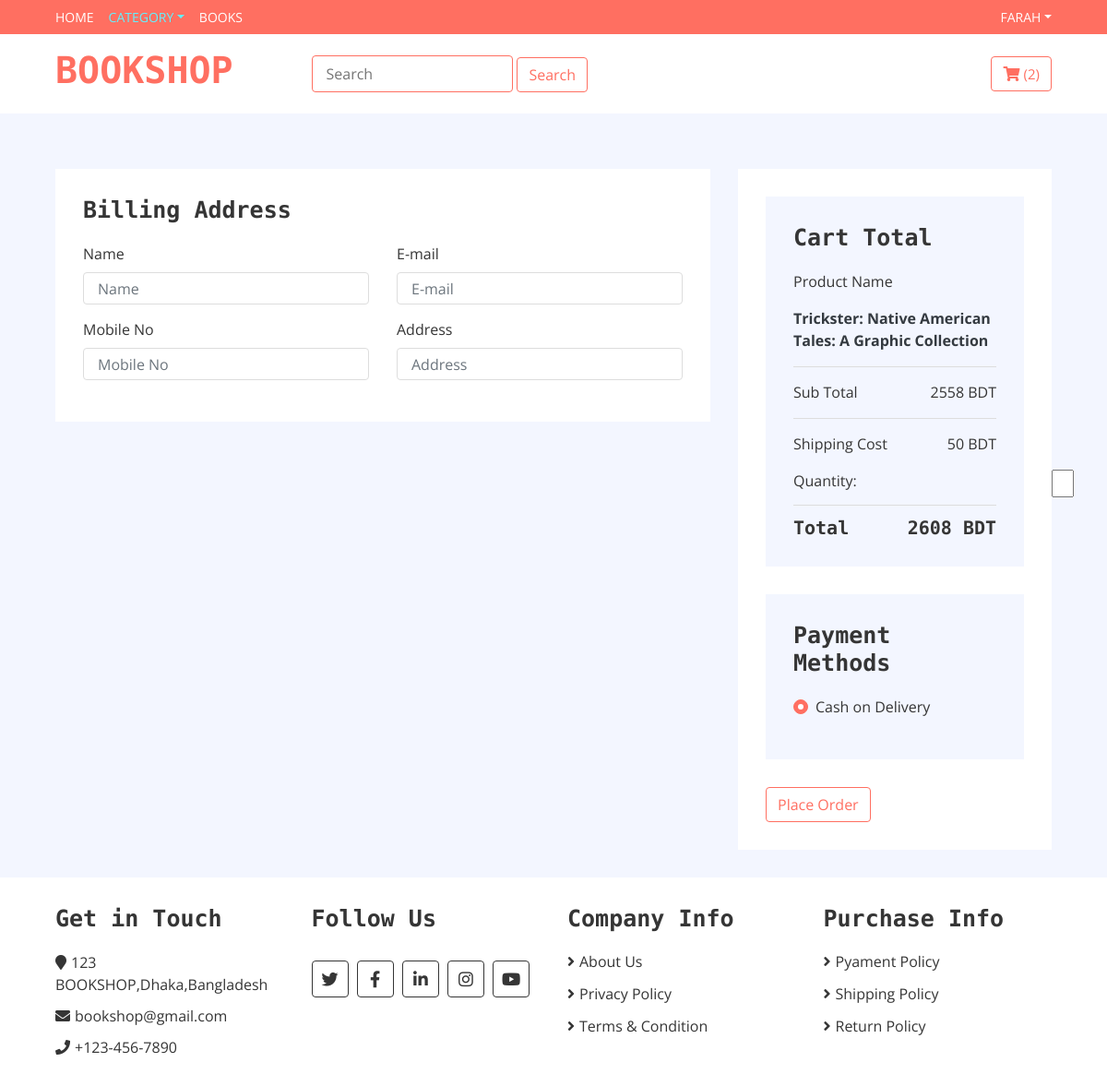
Screenshot of /checkout.php?buyNow=2 (signed in) with the database file from the repository.
### tables this page shows
CREATE TABLE `books` (
  `id` int(11) NOT NULL,
  `name` varchar(255) NOT NULL,
  `author` varchar(255) NOT NULL,
  `publisher` varchar(255) NOT NULL,
  `price` varchar(255) NOT NULL,
  `description` varchar(255) NOT NULL,
  `category` varchar(5) NOT NULL,
  `image` varchar(255) NOT NULL
);

### classes/productdetail.php (called while the page is built, shortened)
<?php
class productdetail
{
    private $name;
    private $price;
    public function productDetails($bid)
    {
        $source = new source();
        if ($source->Query("SELECT * FROM books WHERE id = ?", [$bid])) {
            $query = $source->SingleRow();
            $this->name = $query->name;
            $this->price = $query->price;
        }
    }
    public function getName()
    {
        return $this->name;
    }
    public function getPrice()
    {
        return $this->price;
    }
}

### classes/source.php (called while the page is built, shortened)
<?php
class source extends db{
    public $Query;
    public function Query($query,$param = []){
        if(empty($param)){
            $this->Query = $this->db->prepare($query);
            return $this->Query->execute();
        }else{
            $this->Query = $this->db->prepare($query);
            return $this->Query->execute($param);
        }
    }
    public function SingleRow(){
        return $this->Query->fetch(PDO::FETCH_OBJ);
    }
}
?>

### classes/db.php (called while the page is built, shortened)
<?php
class db{
    private $host = "localhost";
    private $username = "root";
    private $password = "";
    private $database = "bookshop";
    public function __construct(){
        try{
            $this->db = new PDO("mysql:hsot=".$this->host.";dbname=".$this->database,
            $this->username,$this->password);
        }catch(PDOException $e){
            echo "Connection problem : ".$e->getMessage();
        }
    }
}
?>

### checkout.php (the view, shortened to what this page needs)
<?php
$pd = new productdetail();
if (!empty($_GET['buyNow']) && !empty($_SESSION['logId'])) {
    $pd->productDetails($_GET['buyNow']);
} else {
    $Error = "<div class='alert bg-danger'>
    <span class='closebtn ' onclick='this.parentElement.style.display='none';'>&times;</span>
    <strong class = 'h4'>Sorry!</strong> <span class = 'h5'>You have to login first.</span>
</div>
";
}
?>
<!DOCTYPE html>
<html lang="en">
<head>
    <link href="https://stackpath.bootstrapcdn.com/bootstrap/4.4.1/css/bootstrap.min.css" rel="stylesheet">
    <link href="https://cdnjs.cloudflare.com/ajax/libs/font-awesome/5.10.0/css/all.min.css" rel="stylesheet">
    <link href="lib/slick/slick.css" rel="stylesheet">
    <link href="lib/slick/slick-theme.css" rel="stylesheet">
    <link href="css/style.css" rel="stylesheet">
</head>
<body>
    <?php include 'php/headnav.php'; ?>
    <form action="" method="POST">
        <div class="checkout">
            <div class="container-fluid">
                <div class="row">
                    <div class="col-lg-8">
                        <div class="checkout-inner">
                            <div class="billing-address">
                                <h2>Billing Address</h2>
                                <div class="row">
                                    <div class="col-md-6">
                                        <label>Name</label>
                                        <input class="form-control" type="text" placeholder="Name" name="name">
                                    </div>
                                    <div class="col-md-6">
                                        <label>E-mail</label>
                                        <input class="form-control" type="email" placeholder="E-mail" name="email">
                                    </div>
                                    <div class="col-md-6">
                                        <label>Mobile No</label>
                                        <input class="form-control" type="number" placeholder="Mobile No" name="phone">
                                    </div>
                                    <div class="col-md-6">
                                        <label>Address</label>
                                        <input class="form-control" type="text" placeholder="Address" name="address">
                                    </div>
                                </div>
                            </div>
                        </div>
                    </div>
                    <div class="col-lg-4">
                        <div class="checkout-inner">
                            <div class="checkout-summary">
                                <h1>Cart Total</h1>
                                <p>Product Name
                                <p class="text-dark font-weight-bold"> <?php echo $pd->getName(); ?> </p>
                                </p>
                                <p class="sub-total">Sub Total<span><?php echo $pd->getPrice(); ?></span></p>
                                <p class="ship-cost">Shipping Cost<span>50 BDT</span></p>
                                <div class="row mb-2">
                                    <div class="col-6">
                                        Quantity:
                                    </div>
                                    <div class="col-6">
                                    <input type="number" value="1" name="qty" class="w-25" style="margin-left: 155px;">
                                    </div>
                                </div>
                                <h2>Total<span>
                                        <?php
                                        echo (int)$pd->getPrice() + 50 . " BDT"; ?></span></h2>
                            </div>
                            <div class="checkout-payment">
                                <div class="payment-methods">
                                    <h1>Payment Methods</h1>
                                    <div class="payment-method">
                                        <div class="custom-control custom-radio">
                                            <label class="custom-control-label" for="payment-5">Cash on Delivery</label>
                                        </div>
                                    </div>
                                </div>
                                <div class="checkout-btn">
                                    <input type="submit" value="Place Order" class="rounded btn btn-outline-success" name="placeOrder">
                                </div>
                            </div>
                        </div>
                    </div>
                </div>
            </div>
        </div>
    </form>
    <?php include 'php/footerDetails.php'; ?>
</body>
</html>

### css/style.css (style rules this page uses)
body { color: #353535; font-family: 'Open Sans', sans-serif; font-weight: 400; background: #f3f6ff; }
h1 { font-family: 'Source Code Pro', monospace; font-weight: 900; }
h2 { font-family: 'Source Code Pro', monospace; font-weight: 700; }
@media (min-width: 992px) { .container-fluid { padding-right: 60px; padding-left: 60px; } }
.form-control, .custom-select { width: 100%; height: 35px; padding: 0 15px; color: #999999; border: 1px solid #dddddd; margin-bottom: 15px }
.custom-radio, .custom-checkbox { margin-bottom: 15px; }
.custom-radio .custom-control-label::before, .custom-checkbox .custom-control-label::before { background: #dddddd; border-color: #dddddd; }
.custom-radio .custom-control-input:checked~.custom-control-label::before, .custom-checkbox .custom-control-input:checked~.custom-control-label::before { color: #ffffff; background: #FF6F61; border-color: #FF6F61; box-shadow: none; }
.btn { color: #FF6F61; background: #ffffff; border: 1px solid #FF6F61; }
.checkout { position: relative; padding-top: 30px; }
.checkout .checkout-inner { margin-bottom: 30px; padding: 30px; background: #ffffff; }
.checkout .billing-address, .checkout .shipping-address { position: relative; width: 100%; }
.checkout .billing-address h2, .checkout .shipping-address h2 { font-size: 25px; margin-bottom: 20px; }
.checkout .checkout-summary, .checkout .checkout-payment { position: relative; width: 100%; }
.checkout .checkout-summary h1, .checkout .checkout-payment h1 { font-size: 25px; margin-bottom: 20px; }
.checkout .checkout-summary, .checkout .checkout-payment .payment-methods { padding: 30px; background: #f3f6ff; margin-bottom: 30px; }
.checkout .checkout-summary p.sub-total, .checkout .checkout-summary p.ship-cost { padding-top: 15px; border-top: 1px solid #dddddd; }
.checkout .checkout-summary p span, .checkout .checkout-summary h2 span { float: right; }
.checkout .checkout-summary h2 { font-size: 20px; padding-top: 12px; border-top: 1px solid #dddddd; margin: 0; }

### rows the page displays
books: name "Trickster: Native American Tales: A Graphic Collection", price "2558 BDT", (int)$pd->getPrice() + 50 "2608"

### other values shown
$_SESSION['login_success'] "FARAH"
$countCart->onCart($_SESSION['logId']) "2"
